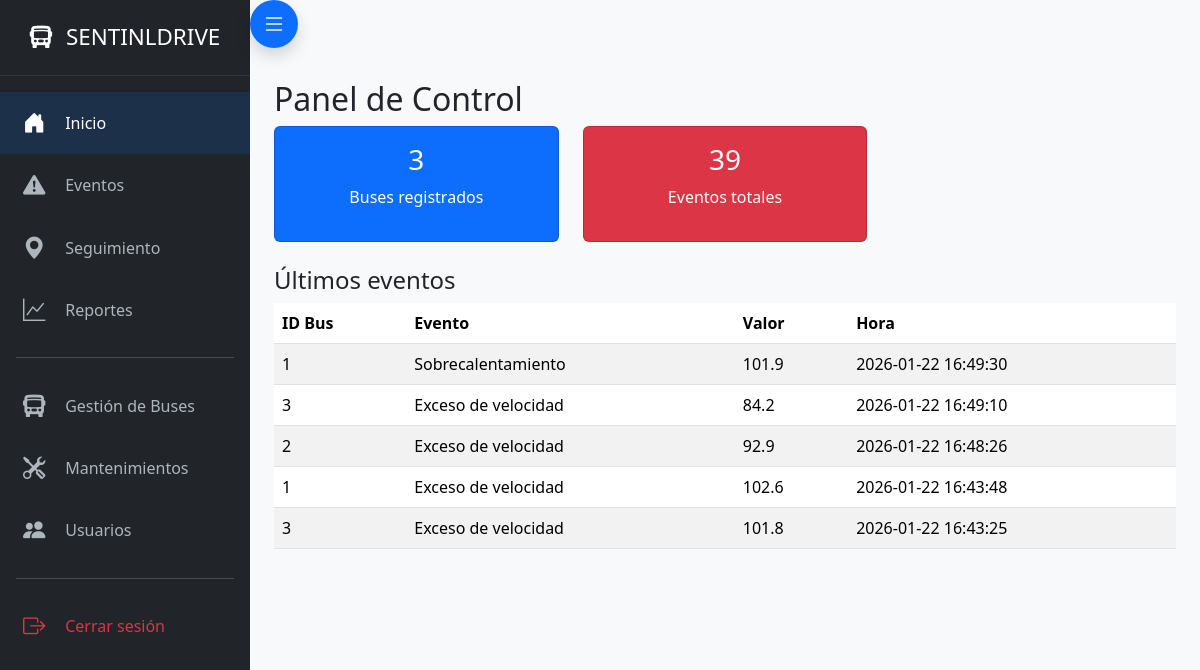
The page /dashboard (signed in) on the database its author committed.
### app/models/event.py (models this page shows, shortened)
class Event(db.Model):
    __tablename__ = 'event'
    id = db.Column(db.Integer, primary_key=True)
    bus_id = db.Column(
        db.Integer,
        db.ForeignKey('bus.id', ondelete='CASCADE'),
        nullable=False,
        index=True
    )
    type = db.Column(db.String(50), nullable=False, index=True)
    value = db.Column(db.Float(precision=2), nullable=True)
    latitude = db.Column(db.Float(precision=8), nullable=True)
    longitude = db.Column(db.Float(precision=8), nullable=True)
    timestamp = db.Column(
        db.DateTime(timezone=True),
        nullable=False,
        default=lambda: datetime.now(ZoneInfo("America/Guayaquil")),
        index=True
    )

### app/routes/dashboard.py (the view)
@dashboard_bp.route("/dashboard")
@login_required
def dashboard():
    total_buses = Bus.query.count()
    total_events = Event.query.count()
    last_events = Event.query.order_by(Event.timestamp.desc()).limit(5).all()
    return render_template("dashboard.html",
                          total_buses=total_buses,
                          total_events=total_events,
                          last_events=last_events)

### app/templates/dashboard.html (shortened to what this page needs)
{% extends "base.html" %}
{% block content %}
<h2>Panel de Control</h2>
<div class="row text-center mb-4">
    <div class="col-md-4">
        <div class="card bg-primary text-white">
            <div class="card-body">
                <h3>{{ total_buses }}</h3>
                <p>Buses registrados</p>
            </div>
        </div>
    </div>
    <div class="col-md-4">
        <div class="card bg-danger text-white">
            <div class="card-body">
                <h3>{{ total_events }}</h3>
                <p>Eventos totales</p>
            </div>
        </div>
    </div>
</div>
<h4>Últimos eventos</h4>
<table class="table table-striped">
    <thead>
        <tr><th>ID Bus</th><th>Evento</th><th>Valor</th><th>Hora</th></tr>
    </thead>
    <tbody>
        {% for e in last_events %}
        <tr>
            <td>{{ e.bus_id }}</td>
            <td>{{ e.type }}</td>
            <td>{{ e.value }}</td>
            <td>{{ e.timestamp.strftime('%Y-%m-%d %H:%M:%S') }}</td>
        </tr>
        {% endfor %}
    </tbody>
</table>
{% endblock %}

### app/templates/base.html (style rules this page uses)
:root { --sidebar-width: 250px; --sidebar-collapsed-width: 70px; --primary: #0d6efd; --sidebar-bg: #212529; --sidebar-text: #adb5bd; --transition: 0.3s ease; }
body { min-height: 100vh; background-color: #f8f9fa; margin: 0; padding: 0; overflow-x: hidden; }

### rows shown on the page
Event: bus_id "1", type "Sobrecalentamiento", value "101.9", timestamp "2026-01-22 16:49:30"
Event: bus_id "3", type "Exceso de velocidad", value "84.2", timestamp "2026-01-22 16:49:10"
Event: bus_id "2", type "Exceso de velocidad", value "92.9", timestamp "2026-01-22 16:48:26"
Event: bus_id "1", type "Exceso de velocidad", value "102.6", timestamp "2026-01-22 16:43:48"
Event: bus_id "3", type "Exceso de velocidad", value "101.8", timestamp "2026-01-22 16:43:25"

### other values the page prints
{{ total_buses }} "3"
{{ total_events }} "39"
